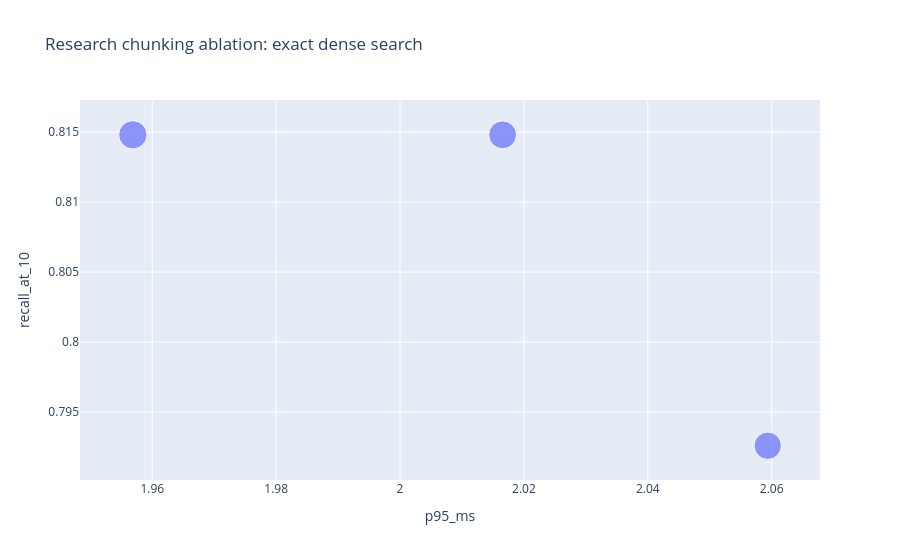

Source (notebook cell):
### Code cell
chunking_eval_runs_df = run_benchmark(
    "chunking_research",
    {
        strategy: (
            lambda row, name=name: search_dense_collection(
                name, research_query_vectors[row.query_id], params=models.SearchParams(exact=True)
            )
        )
        for strategy, name in CHUNKING_ABLATION_COLLECTIONS.items()
    },
    evaluation_df,
)
chunking_ablation_summary_df = (
    summarize_benchmark(chunking_eval_runs_df)
    .rename(columns={"setting": "strategy"})
    .merge(chunking_corpus_summary_df, on="strategy", validate="one_to_one")
    .merge(chunking_ingestion_df, on="strategy", validate="one_to_one")
)
remember_result("chunking_summary", chunking_ablation_summary_df)
display(rank_configurations(chunking_ablation_summary_df))
px.scatter(
    chunking_ablation_summary_df,
    x="p95_ms",
    y="recall_at_10",
    size="chunks",
    hover_name="strategy",
    hover_data=["mrr", "total_body_tokens"],
    title="Research chunking ablation: exact dense search",
).show()
print("Exploratory ablation; the primary corpus is not silently replaced.")

### Figure 1 — Plotly figure (JSON) as saved in the notebook; plotly's stock layout.template omitted (floating-point values rounded to 4 significant figures)
{"data": [{"customdata": [[0.5991, 1005000.0], [0.5917, 1090000.0], [0.5787, 997600.0]], "hovertemplate": "<b>%{hovertext}</b><br><br>p95_ms=%{x}<br>recall_at_10=%{y}<br>chunks=%{marker.size}<br>mrr=%{customdata[0]}<br>total_body_tokens=%{customdata[1]}<extra></extra>", "hovertext": ["structure_aware", "fixed_overlap_15pct", "fixed_no_overlap"], "legendgroup": "", "marker": {"color": "#636efa", "size": [4134, 4004, 3855], "sizemode": "area", "sizeref": 10.34, "symbol": "circle"}, "mode": "markers", "name": "", "orientation": "v", "showlegend": false, "type": "scatter", "x": [1.957, 2.017, 2.059], "xaxis": "x", "y": [0.8148, 0.8148, 0.7926], "yaxis": "y"}], "layout": {"legend": {"itemsizing": "constant", "tracegroupgap": 0}, "title": {"text": "Research chunking ablation: exact dense search"}, "xaxis": {"anchor": "y", "domain": [0, 1], "title": {"text": "p95_ms"}}, "yaxis": {"anchor": "x", "domain": [0, 1], "title": {"text": "recall_at_10"}}}}
